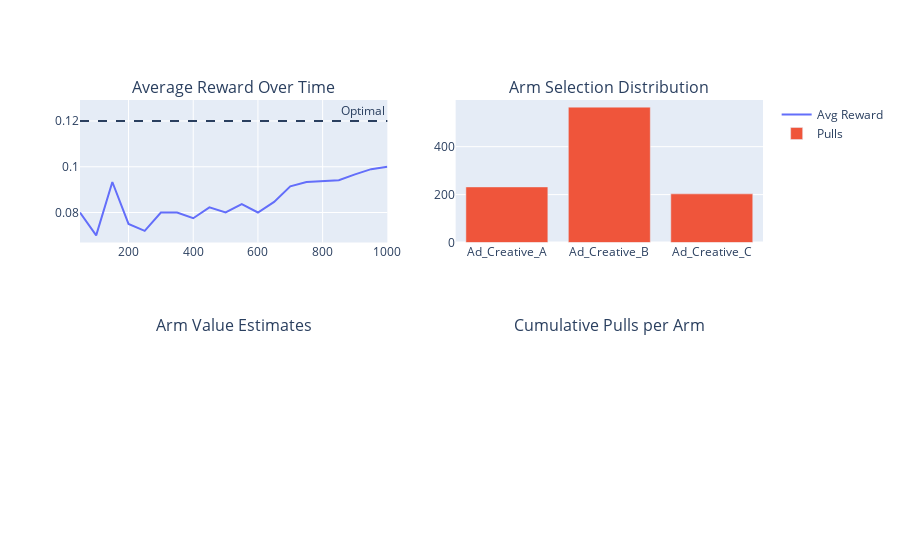

The cell this chart's notebook holds for it:
### Code cell
final_stats = results[-1]
fig.add_trace(
    go.Bar(x=ARMS, y=final_stats['arm_counts'], name='Pulls'),
    row=1, col=2
)

### Figure 1 — Plotly figure (JSON) as saved in the notebook; plotly's stock layout.template omitted (floating-point values rounded to 4 significant figures)
{"data": [{"name": "Avg Reward", "type": "scatter", "x": [50, 100, 150, 200, 250, 300, 350, 400, 450, 500, 550, 600, 650, 700, 750, 800, 850, 900, 950, 1000], "xaxis": "x", "y": [0.08, 0.07, 0.09333, 0.075, 0.072, 0.08, 0.08, 0.0775, 0.08222, 0.08, 0.08364, 0.08, 0.08462, 0.09143, 0.09333, 0.09375, 0.09412, 0.09667, 0.09895, 0.1], "yaxis": "y"}, {"name": "Pulls", "type": "bar", "x": ["Ad_Creative_A", "Ad_Creative_B", "Ad_Creative_C"], "xaxis": "x2", "y": [232, 565, 203], "yaxis": "y2"}], "layout": {"annotations": [{"font": {"size": 16}, "showarrow": false, "text": "Average Reward Over Time", "x": 0.225, "xanchor": "center", "xref": "paper", "y": 1, "yanchor": "bottom", "yref": "paper"}, {"font": {"size": 16}, "showarrow": false, "text": "Arm Selection Distribution", "x": 0.775, "xanchor": "center", "xref": "paper", "y": 1, "yanchor": "bottom", "yref": "paper"}, {"font": {"size": 16}, "showarrow": false, "text": "Arm Value Estimates", "x": 0.225, "xanchor": "center", "xref": "paper", "y": 0.375, "yanchor": "bottom", "yref": "paper"}, {"font": {"size": 16}, "showarrow": false, "text": "Cumulative Pulls per Arm", "x": 0.775, "xanchor": "center", "xref": "paper", "y": 0.375, "yanchor": "bottom", "yref": "paper"}, {"showarrow": false, "text": "Optimal", "x": 1, "xanchor": "right", "xref": "x domain", "y": 0.12, "yanchor": "bottom", "yref": "y"}], "shapes": [{"line": {"dash": "dash"}, "type": "line", "x0": 0, "x1": 1, "xref": "x domain", "y0": 0.12, "y1": 0.12, "yref": "y"}], "xaxis": {"anchor": "y", "domain": [0, 0.45]}, "xaxis2": {"anchor": "y2", "domain": [0.55, 1]}, "xaxis3": {"anchor": "y3", "domain": [0, 0.45]}, "xaxis4": {"anchor": "y4", "domain": [0.55, 1]}, "yaxis": {"anchor": "x", "domain": [0.625, 1]}, "yaxis2": {"anchor": "x2", "domain": [0.625, 1]}, "yaxis3": {"anchor": "x3", "domain": [0, 0.375]}, "yaxis4": {"anchor": "x4", "domain": [0, 0.375]}}}
